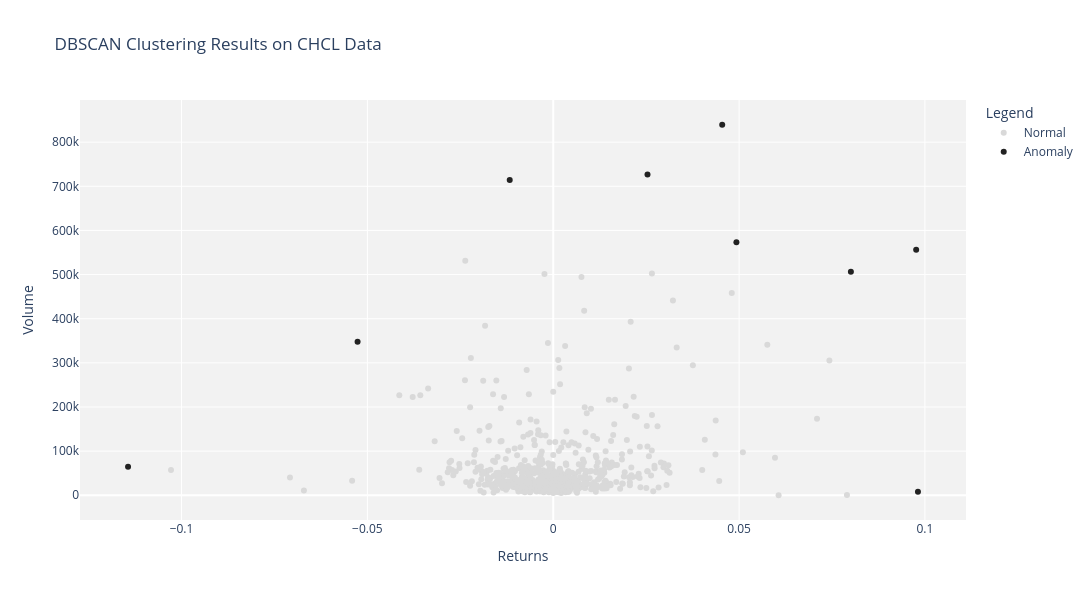

This figure's notebook cell:
### Markdown cell above
## Visualization

### Code cell
import plotly.express as px

anomalies_dbscan["Color"] = anomalies_dbscan["Anomaly_DBSCAN"].apply(
    lambda x: "Anomaly" if x == -1 else "Normal"
)

fig = px.scatter(
    anomalies_dbscan,
    x="returns",
    y="volume",
    color="Color",
    title=f"DBSCAN Clustering Results on {stock_name} Data",
    hover_data=["close"],  # Add more data to hover
    
    # color_discrete_map={
    #     "Normal": "blue", 
    #     "Anomaly": "red",  
    # },

    #for printing the graph in black and white, we can use the following color map
    color_discrete_map={
        "Normal": "#D9D9D9",  # normal points — light gray
        "Anomaly": "#222222",   # anomalies — dark gray/black
    },

)





# Update layout for better visualization
fig.update_layout(
    xaxis_title="Returns",
    yaxis_title="Volume",
    legend_title="Legend",
    autosize=False,
    width=1200,
    height=600,

    #Transparent background

    plot_bgcolor="rgba(0,0,0,0.05)",
    # paper_bgcolor="rgba(0,0,0,0)",
)

# Show the plot
fig.show()

### Figure 1 — Plotly figure (JSON) as saved in the notebook; plotly's stock layout.template omitted (floating-point values rounded to 4 significant figures; data arrays with more than 128 entries replaced by an {"elided": "..."} marker saying what was removed)
{"data": [{"customdata": {"elided": "665x1 float values"}, "hovertemplate": "Color=Normal<br>returns=%{x}<br>volume=%{y}<br>close=%{customdata[0]}<extra></extra>", "legendgroup": "Normal", "marker": {"color": "#D9D9D9", "symbol": "circle"}, "mode": "markers", "name": "Normal", "orientation": "v", "showlegend": true, "type": "scatter", "x": {"elided": "665 float values"}, "xaxis": "x", "y": {"elided": "665 float values"}, "yaxis": "y"}, {"customdata": [[526.0], [594.0], [652.0], [504.8], [525.8], [551.7], [581.1], [581.8], [575.0]], "hovertemplate": "Color=Anomaly<br>returns=%{x}<br>volume=%{y}<br>close=%{customdata[0]}<extra></extra>", "legendgroup": "Anomaly", "marker": {"color": "#222222", "symbol": "circle"}, "mode": "markers", "name": "Anomaly", "orientation": "v", "showlegend": true, "type": "scatter", "x": [0.09812, -0.05263, 0.09764, -0.1144, 0.08008, 0.04928, 0.04546, 0.02536, -0.01171], "xaxis": "x", "y": [8159.0, 347800.0, 556500.0, 64880.0, 506400.0, 573300.0, 839500.0, 726700.0, 714500.0], "yaxis": "y"}], "layout": {"autosize": false, "height": 600, "legend": {"title": {"text": "Legend"}, "tracegroupgap": 0}, "plot_bgcolor": "rgba(0,0,0,0.05)", "title": {"text": "DBSCAN Clustering Results on CHCL Data"}, "width": 1200, "xaxis": {"anchor": "y", "domain": [0, 1], "title": {"text": "Returns"}}, "yaxis": {"anchor": "x", "domain": [0, 1], "title": {"text": "Volume"}}}}
